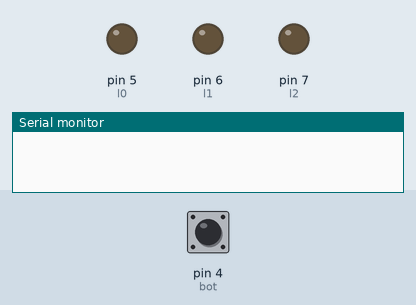
Recording of a sketch running on a simulated Arduino Uno, built with avr-gcc and run on an emulated ATmega328P. Parts: output pins drawn as LEDs (lit = HIGH), the last lines printed to the serial monitor. Dashed ring = blinking. Inputs (shaded band) come from the test bench; at power-on: pin 4 (bot) LOW.

Above: at 1.2 s.
1.3 s: pin 4 (bot) pulled HIGH for 3.2 s
At 4.6 s:
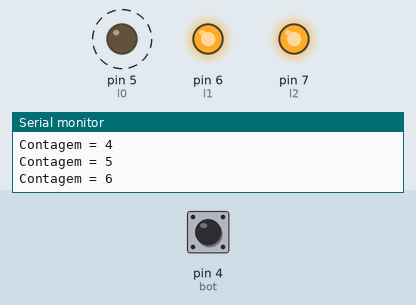
6.0 s: pin 4 (bot) pulled HIGH for 0.15 s
At 7.1 s:
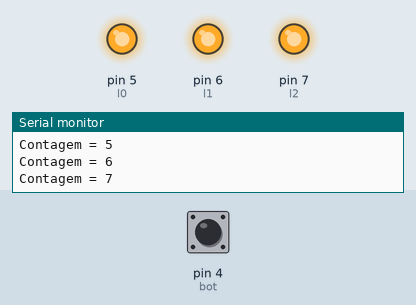
7.6 s: pin 4 (bot) pulled HIGH for 1 s
At 8.7 s:
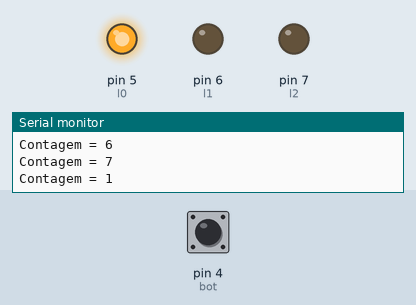
Timing chart, 0 to 10.6 s (numbered marks = the images above; inputs shaded):
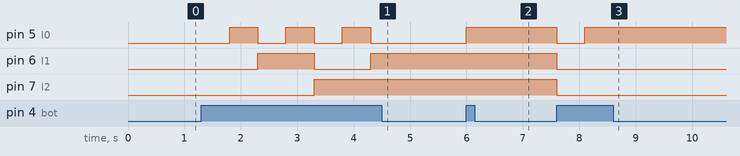

The sketch:

contador_0_71.ino
```cpp
//////////////
// EDIVÂNIA //
//   UFPI   //
//   2022   //
//////////////

int l0 = 5, l1 = 6, l2 = 7, bot = 4;
int es, cont = 0;

void setup()
{
  pinMode(l0, OUTPUT);
  pinMode(l1, OUTPUT);
  pinMode(l2, OUTPUT);
  pinMode(bot, INPUT);

  Serial.begin(6600);
}

void loop()
{
  es = digitalRead(bot);

  if(es == 1 && cont == 0)
  {
    cont++;
    digitalWrite(l0, LOW);
    digitalWrite(l1, LOW);
    digitalWrite(l2, LOW);
    delay(500);
  }

  es = digitalRead(bot);

  if(es == 1 && cont == 1)
  {
    cont++;
    digitalWrite(l0, HIGH);
    Serial.println("Contagem = 1");
    delay(500);
  }

  es = digitalRead(bot);

  if(es == 1 && cont == 2)
  {
    cont++;
    digitalWrite(l0, LOW);
    digitalWrite(l1, HIGH);
    Serial.println("Contagem = 2");
    delay(500);
  }

  es = digitalRead(bot);

  if(es == 1 && cont == 3)
  {
    cont++;
    digitalWrite(l0, HIGH);
    digitalWrite(l1, HIGH);
    Serial.println("Contagem = 3");
    delay(500);
  }

  es = digitalRead(bot);

  if(es == 1 && cont == 4)
  {
    cont++;
    digitalWrite(l0, LOW);
    digitalWrite(l1, LOW);
    digitalWrite(l2, HIGH);
    Serial.println("Contagem = 4");
    delay(500);
  }

  es = digitalRead(bot);

  if(es == 1 && cont == 5)
  {
    cont++;
    digitalWrite(l0, HIGH);
    digitalWrite(l2, HIGH);
    Serial.println("Contagem = 5");
    delay(500);
  }

  es = digitalRead(bot);

  if(es == 1 && cont == 6)
  {
    cont++;
    digitalWrite(l0, LOW);
    digitalWrite(l1, HIGH);
    digitalWrite(l2, HIGH);
    Serial.println("Contagem = 6");
    delay(500);
  }

  es = digitalRead(bot);

  if(es == 1 && cont == 7)
  {
    cont = 0;
    digitalWrite(l0, HIGH);
    digitalWrite(l1, HIGH);
    digitalWrite(l2, HIGH);
    Serial.println("Contagem = 7");
    delay(500);
  }
}
```

Measured:
- after the input at 1.3 s, pin 5 (l0): alternates HIGH for 0.50 s and LOW for 0.50 s, 6 changes in all, then stays LOW, starting after 0.50 s; pin 6 (l1): LOW → HIGH after 1.0 s, → LOW 1.0 s later, → HIGH 1.0 s later; pin 7 (l2): LOW → HIGH after 2.0 s
- after the input at 6.0 s, pin 5 (l0): LOW → HIGH at once
- after the input at 7.6 s, pin 5 (l0): HIGH → LOW at once, → HIGH 0.50 s later; pin 6 (l1), pin 7 (l2): HIGH → LOW at once
